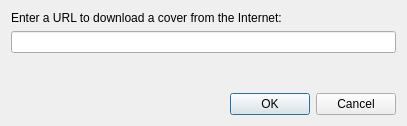
<?xml version="1.0" encoding="UTF-8"?>
<ui version="4.0">
 <class>CoverFromURLDialog</class>
 <widget class="QDialog" name="CoverFromURLDialog">
  <property name="geometry">
   <rect>
    <x>0</x>
    <y>0</y>
    <width>407</width>
    <height>126</height>
   </rect>
  </property>
  <property name="windowTitle">
   <string>Load cover from URL</string>
  </property>
  <property name="windowIcon">
   <iconset resource="../../data/data.qrc">
    <normaloff>:/icon.png</normaloff>:/icon.png</iconset>
  </property>
  <layout class="QVBoxLayout" name="verticalLayout">
   <item>
    <layout class="QHBoxLayout" name="horizontalLayout_2">
     <item>
      <widget class="QLabel" name="urlLabel">
       <property name="sizePolicy">
        <sizepolicy hsizetype="Expanding" vsizetype="Preferred">
         <horstretch>0</horstretch>
         <verstretch>0</verstretch>
        </sizepolicy>
       </property>
       <property name="text">
        <string>Enter a URL to download a cover from the Internet:</string>
       </property>
      </widget>
     </item>
     <item>
      <widget class="BusyIndicator" name="busy"/>
     </item>
    </layout>
   </item>
   <item>
    <layout class="QHBoxLayout" name="horizontalLayout">
     <item>
      <widget class="QLineEdit" name="url"/>
     </item>
    </layout>
   </item>
   <item>
    <spacer name="verticalSpacer">
     <property name="orientation">
      <enum>Qt::Vertical</enum>
     </property>
     <property name="sizeHint" stdset="0">
      <size>
       <width>20</width>
       <height>3</height>
      </size>
     </property>
    </spacer>
   </item>
   <item>
    <widget class="QDialogButtonBox" name="buttonBox">
     <property name="orientation">
      <enum>Qt::Horizontal</enum>
     </property>
     <property name="standardButtons">
      <set>QDialogButtonBox::Cancel|QDialogButtonBox::Ok</set>
     </property>
    </widget>
   </item>
  </layout>
 </widget>
 <customwidgets>
  <customwidget>
   <class>BusyIndicator</class>
   <extends>QWidget</extends>
   <header>widgets/busyindicator.h</header>
  </customwidget>
 </customwidgets>
 <resources>
  <include location="../../data/data.qrc"/>
 </resources>
 <connections>
  <connection>
   <sender>buttonBox</sender>
   <signal>accepted()</signal>
   <receiver>CoverFromURLDialog</receiver>
   <slot>accept()</slot>
   <hints>
    <hint type="sourcelabel">
     <x>248</x>
     <y>254</y>
    </hint>
    <hint type="destinationlabel">
     <x>157</x>
     <y>274</y>
    </hint>
   </hints>
  </connection>
  <connection>
   <sender>buttonBox</sender>
   <signal>rejected()</signal>
   <receiver>CoverFromURLDialog</receiver>
   <slot>reject()</slot>
   <hints>
    <hint type="sourcelabel">
     <x>316</x>
     <y>260</y>
    </hint>
    <hint type="destinationlabel">
     <x>286</x>
     <y>274</y>
    </hint>
   </hints>
  </connection>
 </connections>
</ui>
